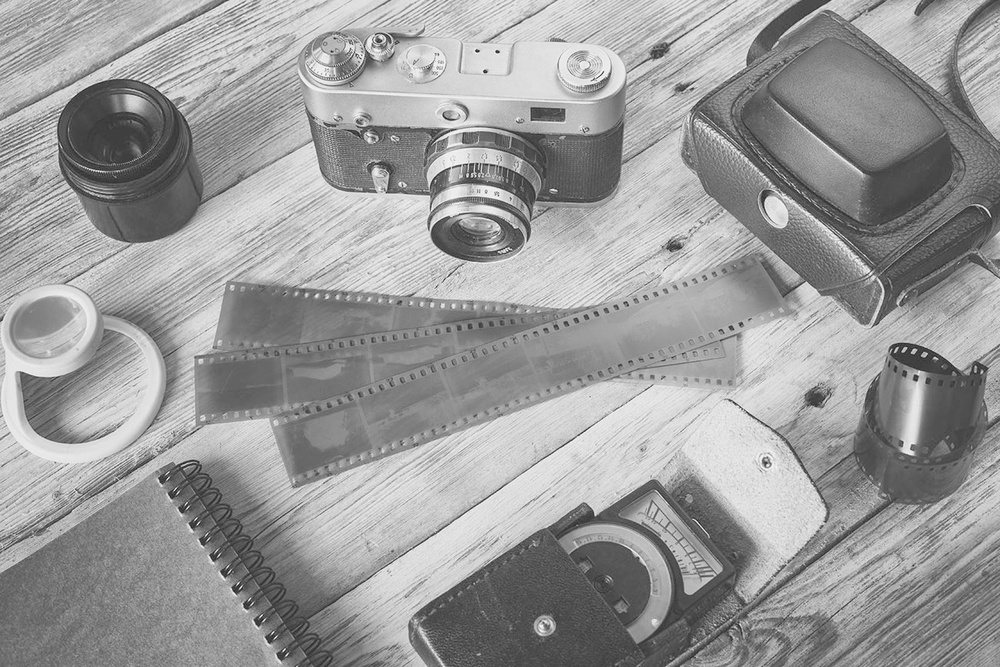
#> input picture vizeodev/gamma.jpg, 1000 x 667 px, shrunk from 1300 x 867 before the run
$ jupyter execute sobel_prewwit-robertcross6.ipynb   (older library calls are emulated)
#> lines starting #> are read from the running program, lines starting #| are printed output that depends on the picture
[cell 1]
import cv2
import numpy as np
import matplotlib.pyplot as plt

img = cv2.imread('gamma.jpg')
#> img is the input picture: shape (667, 1000, 3); min 20, max 255, mean 154.7
img_gray = cv2.cvtColor(img, cv2.COLOR_BGR2GRAY)
img_blur = cv2.GaussianBlur(img_gray, (3, 3), 0)
# Sobel Edge Detection
sobelx = cv2.Sobel(src=img_blur, ddepth=cv2.CV_64F, dx=1, dy=0, ksize=5)  # Sobel Edge Detection on the X axis
sobely = cv2.Sobel(src=img_blur, ddepth=cv2.CV_64F, dx=0, dy=1, ksize=5)  # Sobel Edge Detection on the Y axis
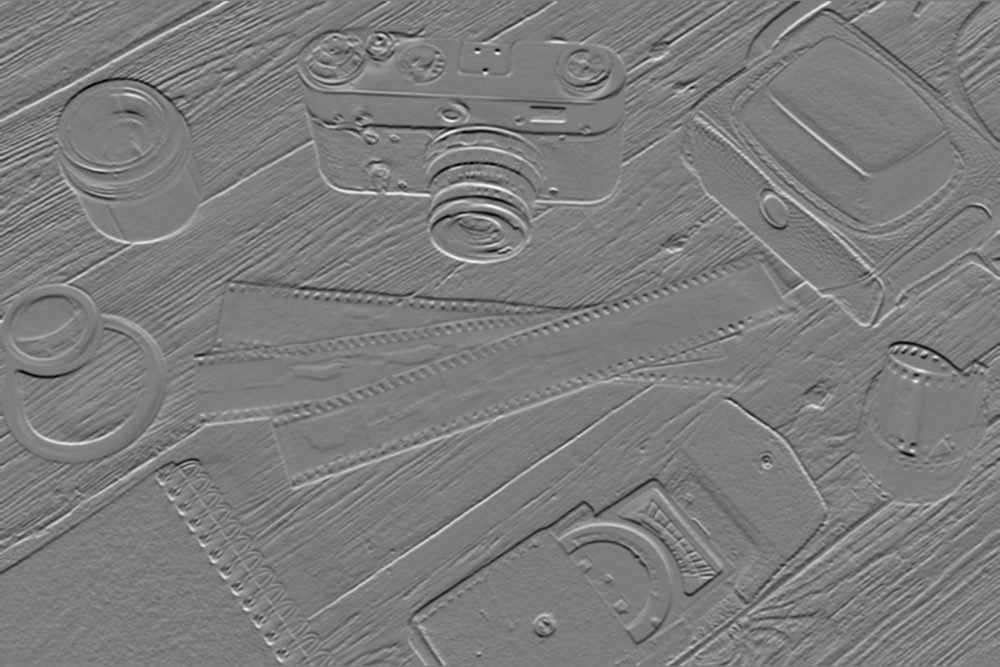
#> sobely: shape (667, 1000) float64; min -5796, max 5984, mean -12.8; drawn with min black and max white
sobelxy = cv2.Sobel(src=img_blur, ddepth=cv2.CV_64F, dx=1, dy=1, ksize=5)  # Combined X and Y Sobel Edge Detection
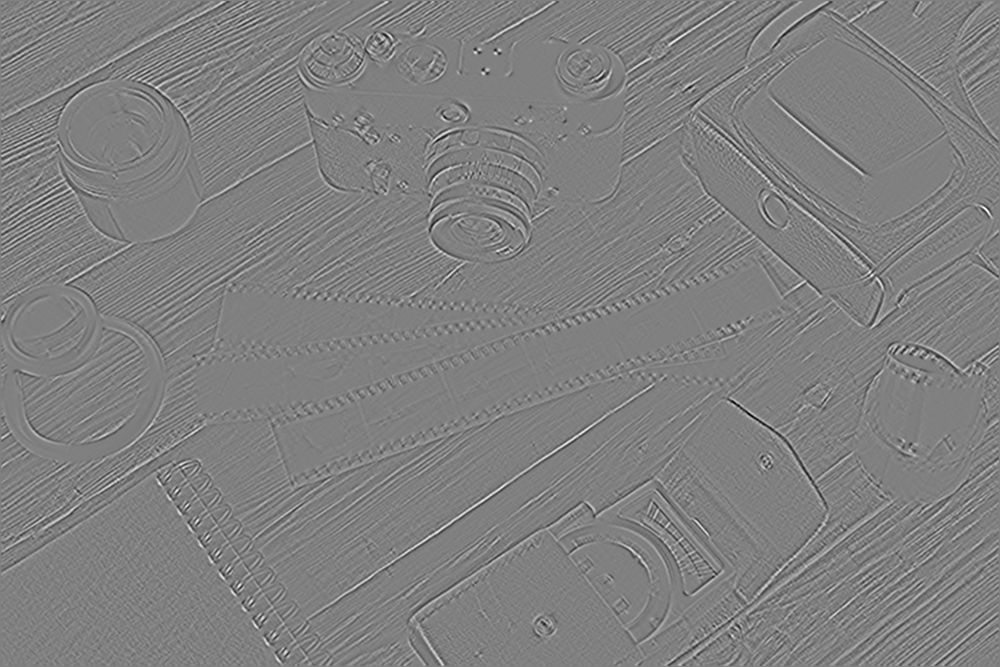
#> sobelxy: shape (667, 1000) float64; min -1391, max 1372, mean 0; drawn with min black and max white
grad1 = np.sqrt(sobelx**2 + sobely**2)
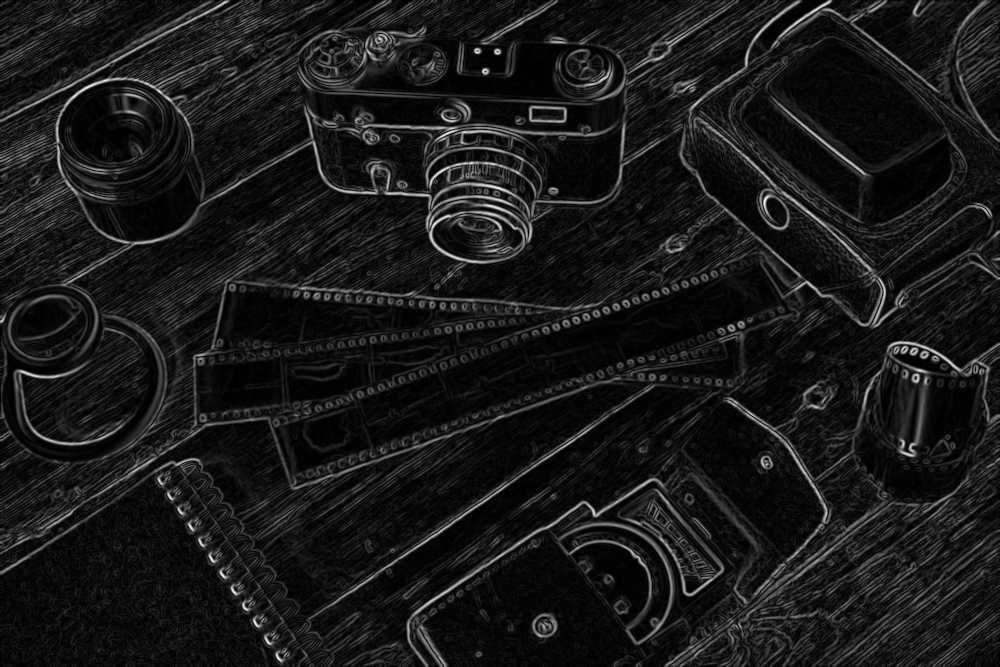
#> grad1: shape (667, 1000) float64; min 0, max 6615.2, mean 656.4; drawn with min black and max white
grad_norm = (grad1 * 255 / grad1.max()).astype(np.uint8)
# Prewitt Edge Detection

kernelx = np.array([[1,1,1],[0,0,0],[-1,-1,-1]])
kernely = np.array([[-1,0,1],[-1,0,1],[-1,0,1]])
img_prewittx = cv2.filter2D(img_blur, -1, kernelx)
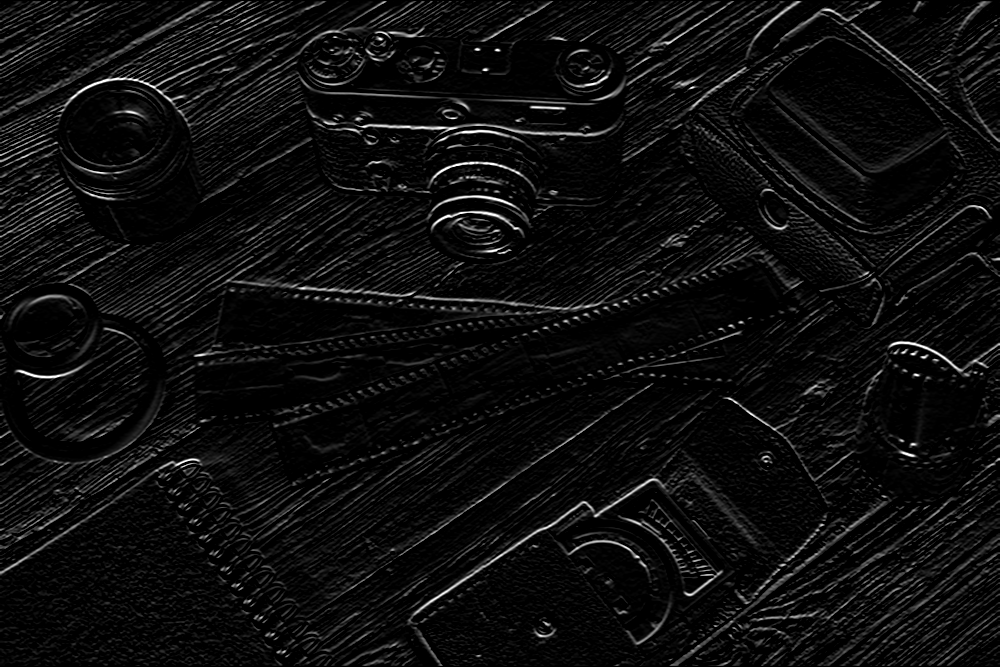
#> img_prewittx: shape (667, 1000); min 0, max 255, mean 13.7
img_prewitty = cv2.filter2D(img_blur, -1, kernely)
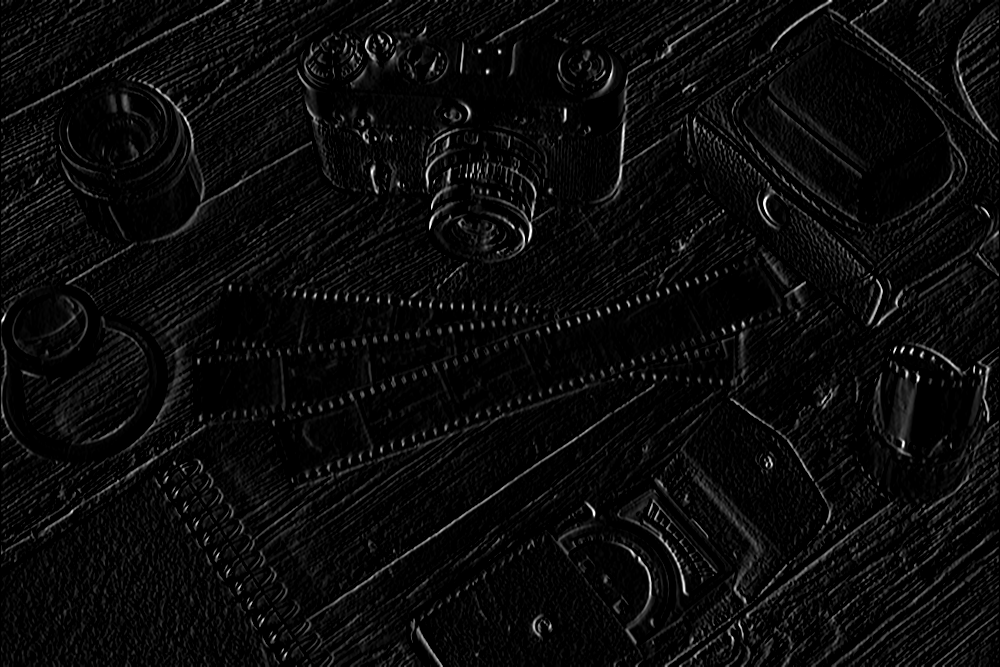
#> img_prewitty: shape (667, 1000); min 0, max 255, mean 10.5
prewitt = img_prewittx + img_prewitty
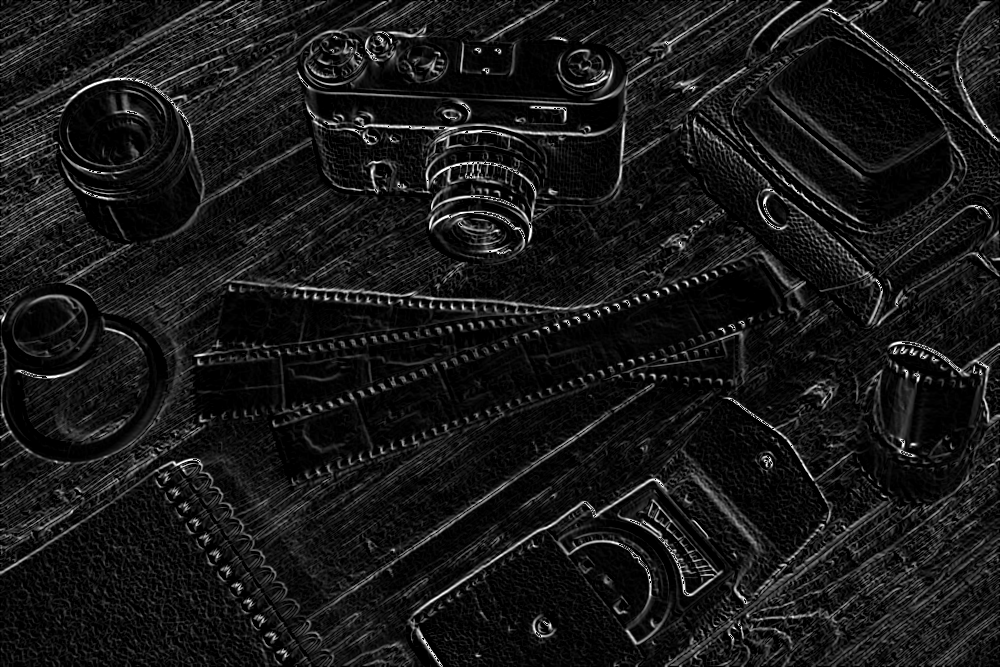
#> prewitt: shape (667, 1000); min 0, max 255, mean 23.7
# Canny Edge Detection
edges = cv2.Canny(image=img_blur, threshold1=50, threshold2=50)  # Canny Edge Detection
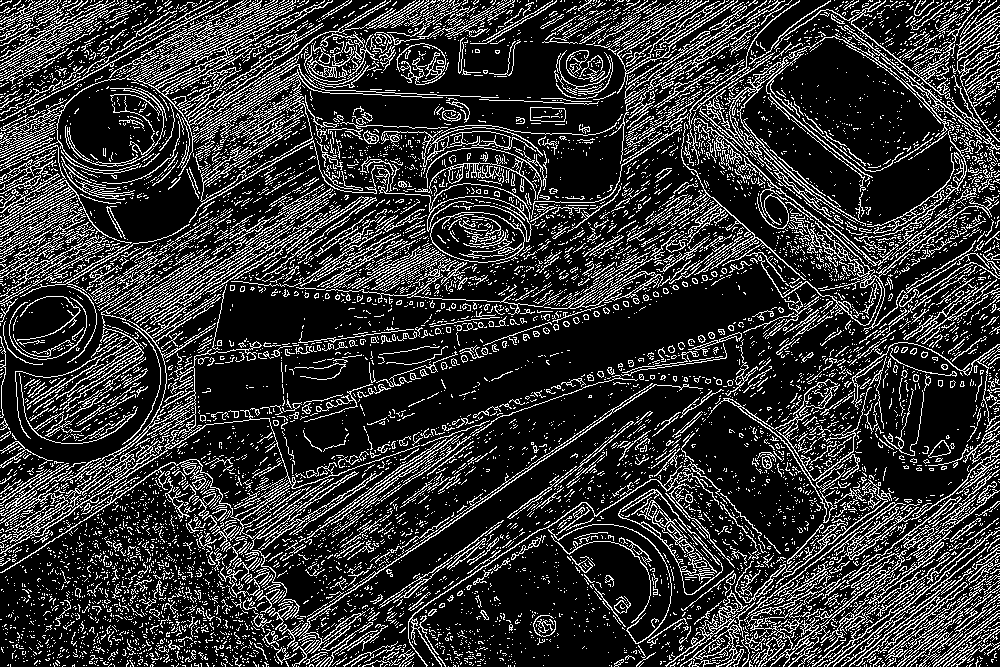
#> edges: shape (667, 1000); 20.3% white in thin lines or dots
plt.figure(figsize=(8, 8))

plt.subplot(2, 2, 1), plt.imshow(img, cmap='gray')
plt.title('Original'), plt.xticks([]), plt.yticks([])
plt.subplot(2, 2, 2), plt.imshow(grad_norm, cmap='gray')
plt.title('Sobel'), plt.xticks([]), plt.yticks([])
plt.subplot(2, 2, 3), plt.imshow(prewitt, cmap='gray')
plt.title('Prewitt'), plt.xticks([]), plt.yticks([])
plt.subplot(2, 2, 4), plt.imshow(edges, cmap='gray')
plt.title('Canny'), plt.xticks([]), plt.yticks([])
plt.show()
